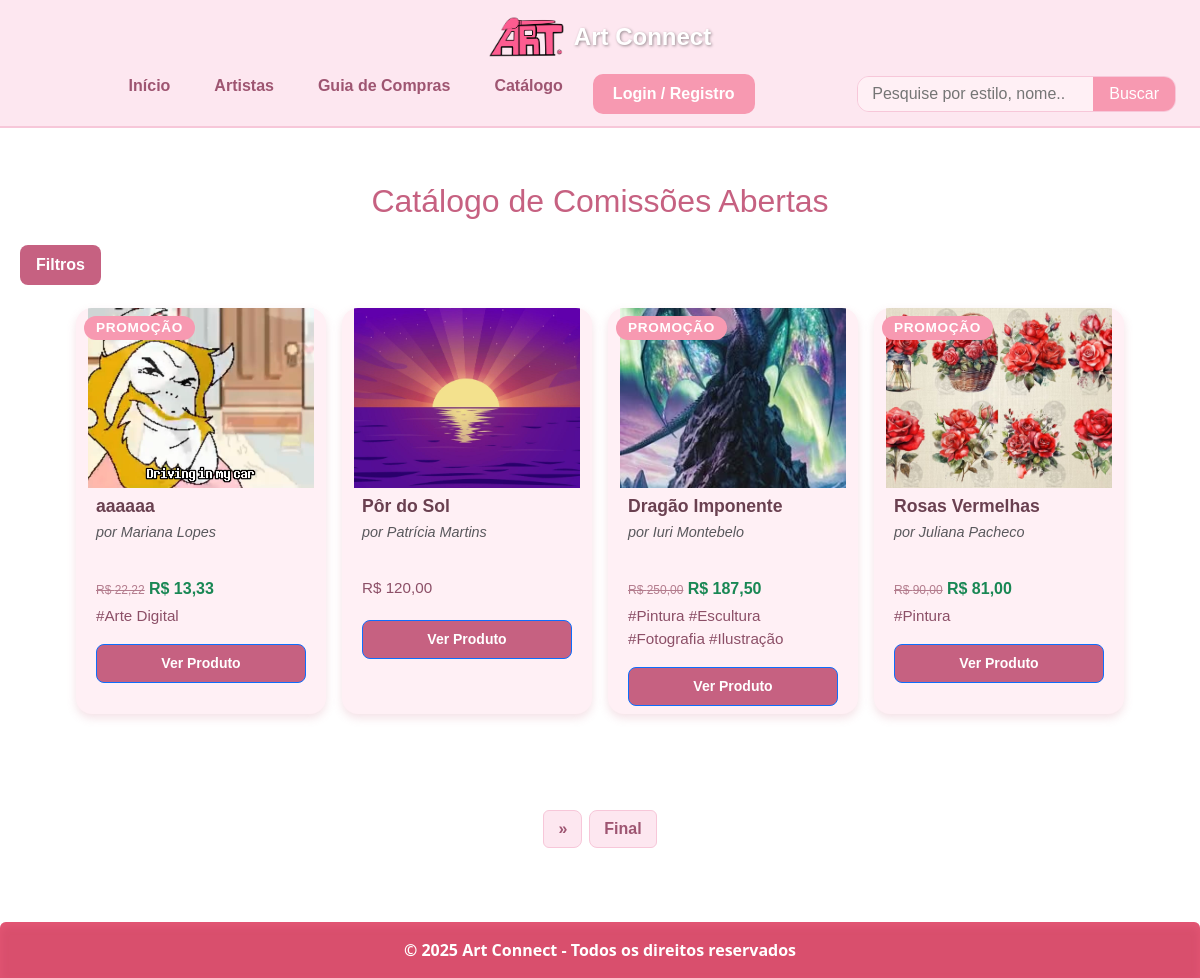
Page /usuarios/catalogo/catalogo.php on the committed database.
### tables this page shows
CREATE TABLE IF NOT EXISTS `artes` (
  `id` int(11) NOT NULL AUTO_INCREMENT,
  `titulo` varchar(255) NOT NULL,
  `descricao` text DEFAULT NULL,
  `imagem` varchar(255) DEFAULT NULL,
  `preco` decimal(10,2) DEFAULT NULL,
  `desconto` int(11) DEFAULT 0,
  `preco_final` decimal(10,2) DEFAULT NULL,
  `artista_id` int(11) NOT NULL,
  `data_publicacao` datetime DEFAULT current_timestamp(),
  `preco_promocao` decimal(10,2) DEFAULT 0.00,
  `promocao` bit(1) NOT NULL,
  `status` bit(1) NOT NULL,
  PRIMARY KEY (`id`),
  KEY `fk_artista` (`artista_id`)
);

CREATE TABLE IF NOT EXISTS `usuarios` (
  `id` int(11) NOT NULL AUTO_INCREMENT,
  `nome` varchar(100) NOT NULL,
  `nome_social` varchar(100) DEFAULT NULL,
  `email` varchar(100) NOT NULL,
  `senha` varchar(255) NOT NULL,
  `tipo` bit(1) NOT NULL,
  `cpf` varchar(14) NOT NULL,
  `rg` varchar(20) DEFAULT NULL,
  `data_nascimento` date DEFAULT NULL,
  `foto` varchar(255) DEFAULT NULL,
  `status` bit(1) NOT NULL,
  `data_cadastro` datetime NOT NULL,
  `apelido` varchar(50) DEFAULT NULL,
  `sexo` char(1) DEFAULT NULL,
  `descricao` text DEFAULT NULL,
  `cidade` varchar(40) NOT NULL,
  `estado` char(2) NOT NULL,
  PRIMARY KEY (`id`),
  UNIQUE KEY `unique_email` (`email`),
  UNIQUE KEY `unique_cpf` (`cpf`)
);

### usuarios/catalogo/catalogo.php (the view, shortened to what this page needs)
<?php
require_once '../../conexao.php';
$sqlTagJoin = "";
$filtro_sql = "";
$sql_cont = "SELECT id FROM artes $sqlTagJoin $filtro_sql";
$query_cont = mysqli_query($conexao, $sql_cont);
$quantidade = mysqli_num_rows($query_cont);
$paginaAtual = isset($_GET['pagina']) && !empty($_GET['pagina']) ? intval($_GET['pagina']) : 1;
$paginaQtdd = 4;
$valorInicial = ($paginaAtual * $paginaQtdd) - $paginaQtdd;
$paginaFinal = ceil($quantidade / $paginaQtdd);
$paginaProxima = $paginaAtual + 1;
$sql = "SELECT artes.*, usuarios.nome AS nome_artista
        FROM artes
        LEFT JOIN usuarios ON artes.artista_id = usuarios.id
        $sqlTagJoin
        $filtro_sql
        ORDER BY artes.id DESC
        LIMIT $valorInicial, $paginaQtdd";
$res = mysqli_query($conexao, $sql);
?>
<!DOCTYPE html>
<html lang="pt">
<head>
  <link href="https://cdn.jsdelivr.net/npm/bootstrap@5.3.2/dist/css/bootstrap.min.css" rel="stylesheet" />
  <link rel="stylesheet" href="https://cdnjs.cloudflare.com/ajax/libs/slick-carousel/1.8.1/slick.min.css" />
  <link rel="stylesheet" href="https://cdnjs.cloudflare.com/ajax/libs/slick-carousel/1.8.1/slick-theme.min.css" />
  <link rel="stylesheet" href="../../css/catalogo.css" />
</head>
<body>
  <?php include("../topo.php"); ?>
   <section class="catalogo container py-4">
    <h2>Catálogo de Comissões Abertas</h2>
 <button class="filtros-toggle" onclick="document.querySelector('.filtros-catalogo').classList.toggle('active')">
  Filtros
</button>
    <div class="row justify-content-center">
      <?php while ($linha = mysqli_fetch_assoc($res)) {
        $tags = [];
        $tag_res = mysqli_query($conexao, "SELECT t.nome FROM arte_tag at INNER JOIN tags t ON at.tag_id = t.id WHERE at.arte_id = {$linha['id']}");
        while ($t = mysqli_fetch_assoc($tag_res)) {
          $tags[] = "#" . $t['nome'];
        }
        $caminhoImagem = "../../images/produtos/" . $linha['imagem'];
        $imagem = (!empty($linha['imagem']) && file_exists($caminhoImagem)) ? $caminhoImagem : "../../images/assets/img/placeholder-produto.jpg";
        $preco = number_format($linha['preco'], 2, ',', '.');
        $temDesconto = $linha['desconto'] > 0;
        $precoFinal = $temDesconto ? $linha['preco'] * (1 - $linha['desconto'] / 100) : $linha['preco'];
        $precoFinalFormatado = number_format($precoFinal, 2, ',', '.');
        ?>
        <div class="catalogo-card m-2 position-relative"
          style="width: 250px; display: inline-block; vertical-align: top;">
          <?php if ($temDesconto) {
            echo "<div class='badge badge-pill badge-success position-absolute top-0 start-0 m-2' style='z-index: 1;'>Promoção</div>";
          } ?>
          <img src="<?= $imagem ?>" alt="Arte de <?= htmlspecialchars($linha['nome_artista']) ?>"
            style="width: 100%; height: 180px; object-fit: cover;">
          <div class="conteudo p-2">
            <h5 class="mb-1"><?= htmlspecialchars($linha['titulo']) ?></h5>
            <small class="text-muted">por <?= htmlspecialchars($linha['nome_artista']) ?></small><br>
            <p class="mb-1">
              <?php
              if ($temDesconto) {
                echo "<del style='font-size: 12px;'>R$ $preco</del> <strong class='text-success' style='font-size: 16px;'>R$ $precoFinalFormatado</strong>";
              } else {
                echo "R$ $preco";
              }
              ?>
            </p>
            <p class="mb-1"><?= implode(' ', $tags) ?></p>
            <a href="produto.php?id=<?= $linha['id'] ?>" class="btn btn-outline-primary btn-sm">Ver Produto</a>
          </div>
        </div>
      <?php } ?>
    </div>
    <div class="col-12 mt-5">
      <nav aria-label="paginacao">
        <ul class="pagination justify-content-center">
          <?php if ($paginaAtual != $paginaFinal) { ?>
            <li class="page-item"><a class="page-link" href="?pagina=<?= $paginaProxima ?>" aria-label="Next"><span
                  aria-hidden="true">&raquo;</span></a></li>
            <li class="page-item"><a class="page-link" href="?pagina=<?= $paginaFinal ?>">Final</a></li>
          <?php } ?>
        </ul>
      </nav>
    </div>
  </section>
  <footer class="bg-rose text-white py-3 text-center rounded-top">
    <p class="mb-0">&copy; 2025 Art Connect - Todos os direitos reservados</p>
  </footer>
</body>
</html>

### css/catalogo.css (style rules this page uses)
.catalogo { max-width: 1200px; margin: 30px auto 50px auto; padding: 0 20px; font-family: 'Poppins', sans-serif; color: #6a4050; }
.catalogo h2 { font-size: 2rem; color: #c66181; margin-bottom: 25px; text-align: center; }
.catalogo-card { background-color: #fff0f5; border-radius: 16px; box-shadow: 0 4px 10px rgba(199, 104, 132, 0.2); overflow: hidden; transition: transform 0.3s ease; flex: 1 1 250px; max-width: 250px; display: flex; flex-direction: column; }
.badge-success { background-color: #f799b1 !important; color: white !important; font-weight: 700; font-size: 0.85rem; padding: 5px 12px; border-radius: 30px; text-transform: uppercase; letter-spacing: 0.05em; position: absolute; top: 10px; left: 10px; z-index: 10; }
.catalogo-card img { width: 100%; height: 180px; object-fit: cover; display: block; }
.catalogo-card .conteudo { padding: 12px 14px; color: #6a4050; flex-grow: 1; display: flex; flex-direction: column; justify-content: space-between; }
.catalogo-card h5 { font-weight: 700; margin-bottom: 6px; font-size: 1.1rem; }
.catalogo-card small { color: #b47d8e; font-style: italic; font-size: 0.9rem; display: block; margin-bottom: 10px; }
.catalogo-card p { font-size: 0.95rem; margin-bottom: 8px; color: #8c4f67; }
.catalogo-card del { color: #b47d8e; }
.catalogo-card strong.text-success { color: #c66181; font-size: 1.2rem; }
.catalogo-card a { margin-top: 12px; display: inline-block; padding: 8px 14px; background: #c66181; color: white; font-weight: 700; border-radius: 8px; text-decoration: none; transition: background 0.3s ease; text-align: center; }
.pagination { margin-top: 40px; justify-content: center !important; display: flex; gap: 8px; }
.page-link { color: #9e5571; font-weight: 600; border-radius: 8px; border: 1.5px solid #f7c7d9; padding: 6px 14px; transition: background-color 0.3s ease, color 0.3s ease; cursor: pointer; background-color: #fde7f0; text-decoration: none; }
.bg-rose { background-color: #d94f6d !important; }
footer.bg-rose { color: #fff5f8; padding: 1.2rem; text-align: center; margin-top: 3rem; border-top-left-radius: 1rem; border-top-right-radius: 1rem; font-weight: 600; font-size: 1rem; box-shadow: inset 0 4px 8px rgba(255, 105, 135, 0.3); }
.filtros-toggle { background-color: #c66181; color: white; font-weight: 700; border: none; border-radius: 8px; padding: 8px 16px; cursor: pointer; transition: background 0.3s ease; margin-bottom: 15px; }

### css/topo.css (style rules this page uses)
nav { width: 100%; display: flex; flex-wrap: wrap; justify-content: center; gap: 12px; align-items: center; }
nav ul { list-style: none; display: flex; gap: 16px; flex-wrap: wrap; padding-left: 0; margin: 0; justify-content: center; }
nav ul li a { text-decoration: none; color: #9e5571; font-weight: 600; padding: 7px 14px; border-radius: 6px; transition: background-color 0.3s ease, color 0.3s ease; font-size: 1rem; }

### rows in the picture
artes: shows "PROMOÇÃO", imagem (picture), titulo "aaaaaa", artista.nome "Mariana Lopes", preco "22,22", precoFinalFormatado "13,33", tags "#Arte Digital"
artes: imagem (picture), titulo "Pôr do Sol", artista.nome "Patrícia Martins", preco "120,00"
artes: shows "PROMOÇÃO", imagem (picture), titulo "Dragão Imponente", artista.nome "Iuri Montebelo", preco "250,00", precoFinalFormatado "187,50", tags "#Pintura #Escultura #Fotografia #Ilustração"
artes: shows "PROMOÇÃO", imagem (picture), titulo "Rosas Vermelhas", artista.nome "Juliana Pacheco", preco "90,00", precoFinalFormatado "81,00", tags "#Pintura"
